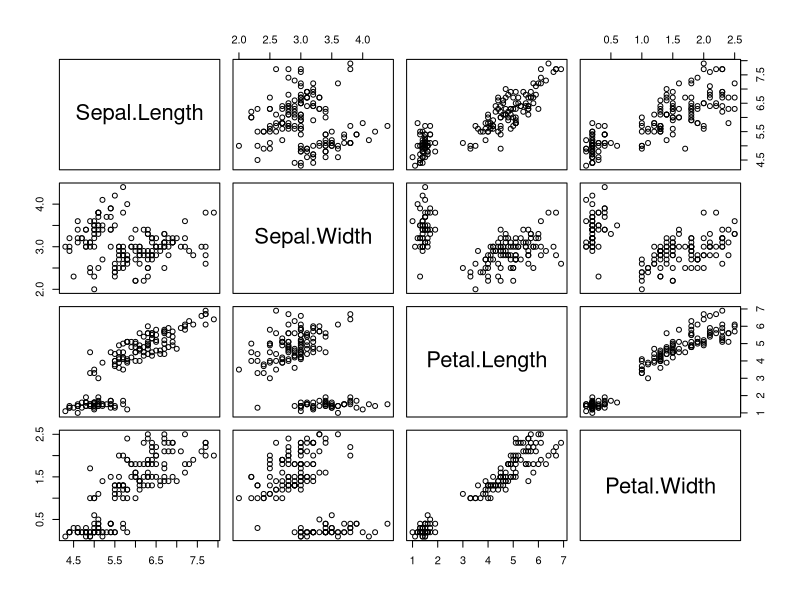
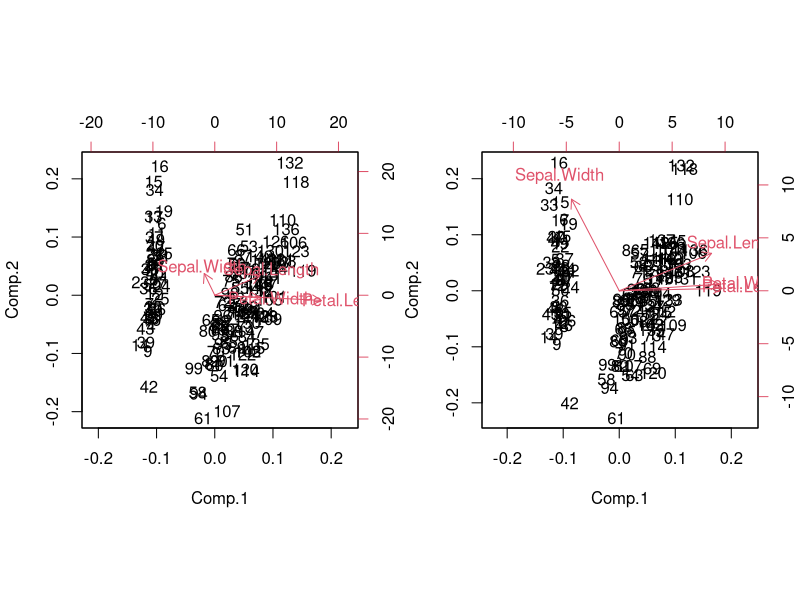

Source code (R) for these figures, in order:
## Aula Prática I

#### Disciplina: Introdução ao Aprendizado Estatístico
#### Capítulo 01 - Componentes Principais

# **Aluna:** Carine Madeira Soares  
# **Instituição:** Universidade Federal de Viçosa

# Carregando os dados
data("iris")

# Visualizando as primeiras e últimas observações
head(iris)
tail(iris)

# Leitura de Dados
dim(iris[,-5])

# Correlação
cor(iris[,-5])

# Diagrama de dispersão dois a dois
plot(iris[,-5])

# Definindo objeto 
pca_Cov <- princomp(iris[,-5], cor = FALSE, scores = TRUE)

# Resumo
# Standard deviation - Desvio Padrão que é a raiz quadrada dos autovalores
# Proportion of Variance: a proporção que cada componente principal explica o conjunto de dados
# Cumulative Proportion: a soma das proporções dos CP até completar 100%
summary(pca_Cov)

# Atributos
attributes(pca_Cov)

# Média de cada variável
pca_Cov$center

# Pesos
# São os autovetores da matriz de covariância do conjunto
# onde está vazio tem valor muito próximo a zero
pca_Cov$loadings

# Scores
head(pca_Cov$scores)

# Plot
par(mfrow=c(1,2))
biplot(pca_Cov)


# Considerndo agora a matriz de correlação ao invés da matris de covariância
pca_Cor <- princomp(iris[,-5], cor = TRUE, scores = TRUE)

# Resumo da análise das CPs
summary(pca_Cor)

# Analise grafica entre o uso da matriz de covariânca e a de correlação
biplot(pca_Cor)


# Analise das Variâncas
variancias <- apply(iris[,-5], 2, var)
variancias
# A observação que tem a maior variância é a que tem o maior vetor no gráfico de covariância
# e é o mais representativo 